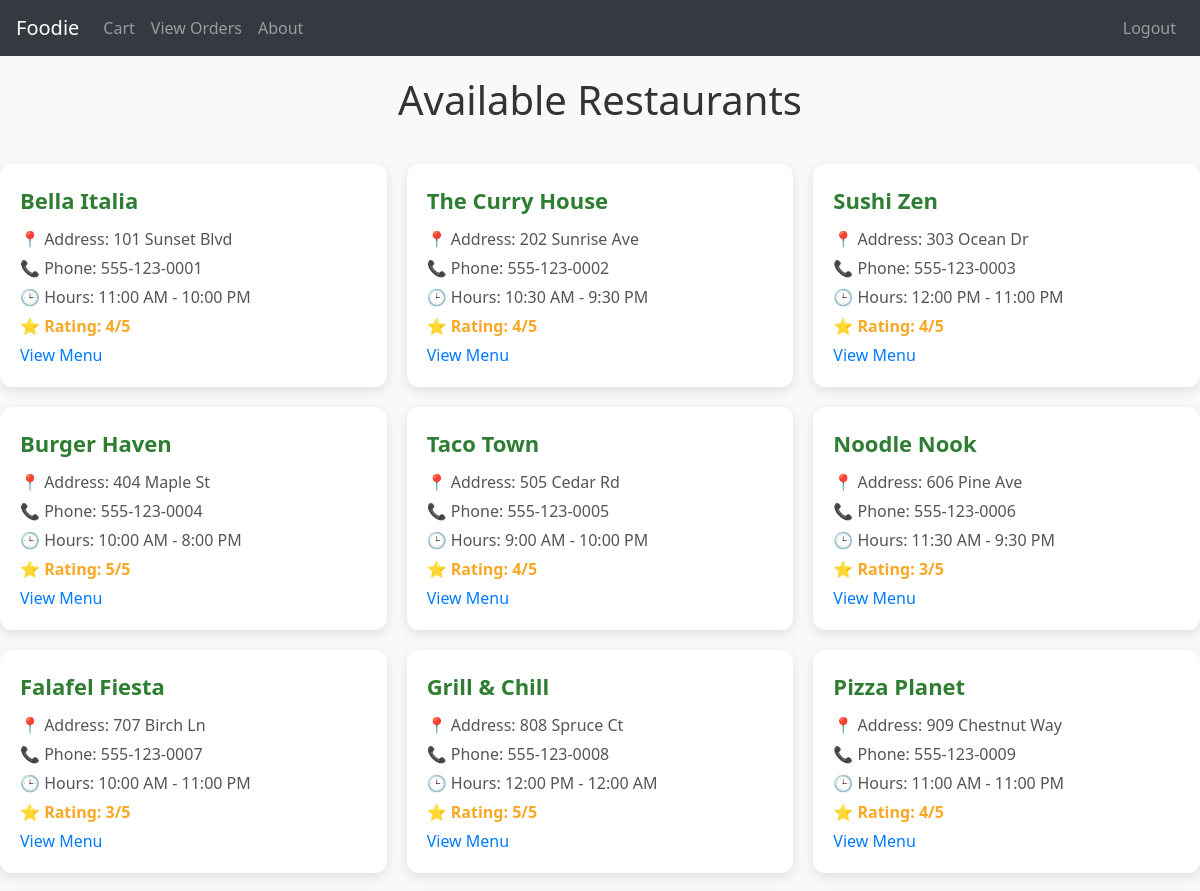
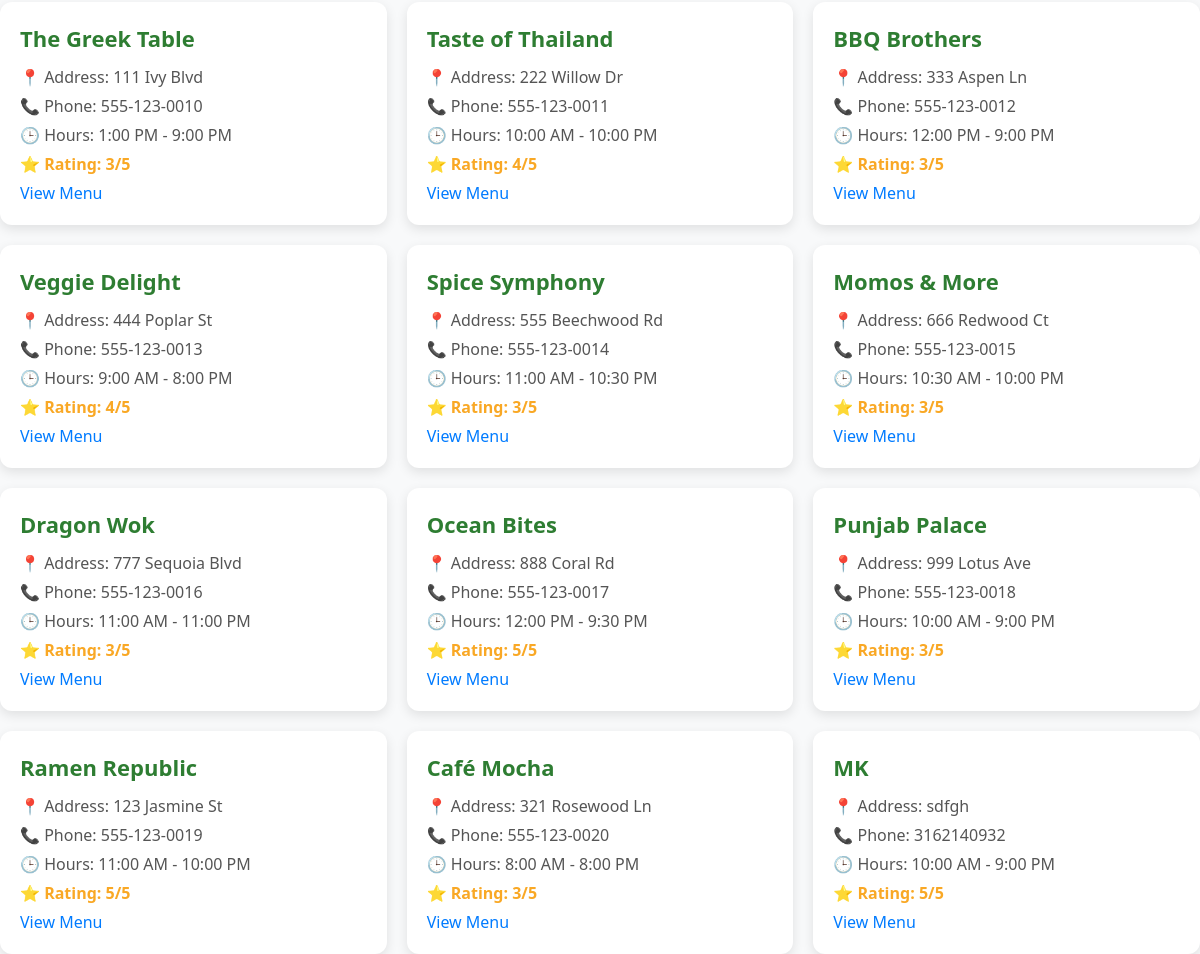
Page /restaurants (signed in) on the committed database (2 pictures, top to bottom).
### tables this page shows
CREATE TABLE Reviews (
    ReviewID INTEGER PRIMARY KEY AUTOINCREMENT,
    UserID INTEGER NOT NULL,
    RestaurantID INTEGER NOT NULL,
    Rating INTEGER CHECK(Rating BETWEEN 1 AND 5) NOT NULL,
    Comment TEXT,
    ReviewDate DATETIME DEFAULT CURRENT_TIMESTAMP,
    FOREIGN KEY (UserID) REFERENCES Users(UserID),
    FOREIGN KEY (RestaurantID) REFERENCES Restaurants(RestaurantID)
);

CREATE TABLE Restaurants (
    RestaurantID INTEGER PRIMARY KEY AUTOINCREMENT,
    OwnerID INTEGER NOT NULL,
    Name TEXT NOT NULL,
    Address TEXT NOT NULL,
    PhoneNumber TEXT NOT NULL,
    OpeningHours TEXT NOT NULL,
    FOREIGN KEY (OwnerID) REFERENCES Users(UserID)
);

### app.py (the view)
@app.route('/restaurants')
@login_required
def restaurants():
    restaurants = get_restaurants()
    print(restaurants)
    return render_template('restaurants.html', restaurants=restaurants)

### app.py (called while the page is built)
def login_required(f):
    @wraps(f)
    def decorated_function(*args, **kwargs):
        if 'UserID' not in session:
            return redirect(url_for('signin'))
        return f(*args, **kwargs)
    return decorated_function

### appUtils.py (called while the page is built)
def get_db_connection():
    conn = sqlite3.connect('database.db')
    conn.row_factory = sqlite3.Row  # Makes fetching results easier
    return conn

def get_restaurants():
    conn = get_db_connection()
    cursor = conn.cursor()
    cursor.execute("SELECT * FROM Restaurants JOIN Reviews ON Restaurants.RestaurantID = Reviews.RestaurantID")
    restaurants = cursor.fetchall()  # returns a list of all rows in the table
    conn.close()
    return restaurants # Return the list of restaurants

### templates/restaurants.html (shortened to what this page needs)
<!DOCTYPE html>
<html lang="en">
<head>
    <link rel="stylesheet" href="{{ url_for('static', filename='style.css') }}">
    <link rel="stylesheet" href="https://stackpath.bootstrapcdn.com/bootstrap/4.5.2/css/bootstrap.min.css">
</head>
<body>
    <nav class="navbar navbar-expand-lg navbar-dark bg-dark">
        <a class="navbar-brand" href="{{ url_for('about') }}">Foodie</a>
        <div class="collapse navbar-collapse" id="navbarNav">
            <ul class="navbar-nav mr-auto">
                <li class="nav-item">
                    <a class="nav-link" href="{{ url_for('cart') }}">Cart</a>
                </li>
                <li class="nav-item">
                    <a class="nav-link" href="{{ url_for('my_orders') }}">View Orders</a>
                </li>
                <li class="nav-item">
                    <a class="nav-link" href="{{ url_for('about') }}">About</a>
                </li>
            </ul>
            <ul class="navbar-nav">
                {% if session.get('UserID') %}
                <li class="nav-item">
                    <a class="nav-link" href="{{ url_for('logout') }}">Logout</a>
                </li>
                {% else %}
                <li class="nav-item">
                    <a class="nav-link" href="{{ url_for('signin') }}">Login</a>
                </li>
                {% endif %}
            </ul>
        </div>
    </nav>
    <h1>Available Restaurants</h1>
    <div class="restaurant-container">
        {% for restaurant in restaurants %}
            <div class="restaurant-card">
                <div class="restaurant-name">{{ restaurant['name'] }}</div>
                <div class="restaurant-info">📍 Address: {{ restaurant['address'] }}</div>
                <div class="restaurant-info">📞 Phone: {{ restaurant['PhoneNumber'] }}</div>
                <div class="restaurant-info">🕒 Hours: {{ restaurant['openinghours'] }}</div>
                <div class="restaurant-info rating">⭐ Rating: {{ restaurant['rating'] }}/5</div>
                <a href="{{ url_for('show_menu', restaurant_id=restaurant['restaurantid']) }}">View Menu</a>
            </div>
        {% endfor %}
    </div>
</body>
</html>

### static/style.css (style rules this page uses)
body { margin: 0; padding: 0; font-family: 'Segoe UI', Tahoma, Geneva, Verdana, sans-serif; }
h1 { font-size: 3.5em; margin-bottom: 20px; }
.restaurant-container { display: grid; grid-template-columns: repeat(auto-fit, minmax(320px, 1fr)); gap: 20px; max-width: 1200px; margin: 0 auto; }
.restaurant-card { background-color: white; padding: 20px; border-radius: 12px; box-shadow: 0 4px 12px rgba(0,0,0,0.1); transition: transform 0.2s ease; }
.restaurant-name { font-size: 22px; font-weight: bold; color: #2e7d32; margin-bottom: 10px; }
.restaurant-info { margin: 5px 0; color: #555; }
.rating { font-weight: bold; color: #f9a825; }

### templates/restaurants.html (style rules this page uses)
.navbar { margin-bottom: 20px; }
body { font-family: 'Segoe UI', sans-serif; background-color: #f8f9fa; margin: 0; }
h1 { text-align: center; color: #333; margin-bottom: 40px; }

### rows in the picture
Reviews: name "Bella Italia", address "101 Sunset Blvd", PhoneNumber "555-123-0001", openinghours "11:00 AM - 10:00 PM", rating "4"
Reviews: name "The Curry House", address "202 Sunrise Ave", PhoneNumber "555-123-0002", openinghours "10:30 AM - 9:30 PM", rating "4"
Reviews: name "Sushi Zen", address "303 Ocean Dr", PhoneNumber "555-123-0003", openinghours "12:00 PM - 11:00 PM", rating "4"
Reviews: name "Burger Haven", address "404 Maple St", PhoneNumber "555-123-0004", openinghours "10:00 AM - 8:00 PM", rating "5"
Reviews: name "Taco Town", address "505 Cedar Rd", PhoneNumber "555-123-0005", openinghours "9:00 AM - 10:00 PM", rating "4"
Reviews: name "Noodle Nook", address "606 Pine Ave", PhoneNumber "555-123-0006", openinghours "11:30 AM - 9:30 PM", rating "3"
Reviews: name "Falafel Fiesta", address "707 Birch Ln", PhoneNumber "555-123-0007", openinghours "10:00 AM - 11:00 PM", rating "3"
Reviews: name "Grill & Chill", address "808 Spruce Ct", PhoneNumber "555-123-0008", openinghours "12:00 PM - 12:00 AM", rating "5"
Reviews: name "Pizza Planet", address "909 Chestnut Way", PhoneNumber "555-123-0009", openinghours "11:00 AM - 11:00 PM", rating "4"
Reviews: name "The Greek Table", address "111 Ivy Blvd", PhoneNumber "555-123-0010", openinghours "1:00 PM - 9:00 PM", rating "3"
Reviews: name "Taste of Thailand", address "222 Willow Dr", PhoneNumber "555-123-0011", openinghours "10:00 AM - 10:00 PM", rating "4"
Reviews: name "BBQ Brothers", address "333 Aspen Ln", PhoneNumber "555-123-0012", openinghours "12:00 PM - 9:00 PM", rating "3"
Reviews: name "Veggie Delight", address "444 Poplar St", PhoneNumber "555-123-0013", openinghours "9:00 AM - 8:00 PM", rating "4"
Reviews: name "Spice Symphony", address "555 Beechwood Rd", PhoneNumber "555-123-0014", openinghours "11:00 AM - 10:30 PM", rating "3"
Reviews: name "Momos & More", address "666 Redwood Ct", PhoneNumber "555-123-0015", openinghours "10:30 AM - 10:00 PM", rating "3"
Reviews: name "Dragon Wok", address "777 Sequoia Blvd", PhoneNumber "555-123-0016", openinghours "11:00 AM - 11:00 PM", rating "3"
Reviews: name "Ocean Bites", address "888 Coral Rd", PhoneNumber "555-123-0017", openinghours "12:00 PM - 9:30 PM", rating "5"
Reviews: name "Punjab Palace", address "999 Lotus Ave", PhoneNumber "555-123-0018", openinghours "10:00 AM - 9:00 PM", rating "3"
Reviews: name "Ramen Republic", address "123 Jasmine St", PhoneNumber "555-123-0019", openinghours "11:00 AM - 10:00 PM", rating "5"
Reviews: name "Café Mocha", address "321 Rosewood Ln", PhoneNumber "555-123-0020", openinghours "8:00 AM - 8:00 PM", rating "3"
Reviews: name "MK", address "sdfgh", PhoneNumber "3162140932", openinghours "10:00 AM - 9:00 PM", rating "5"
